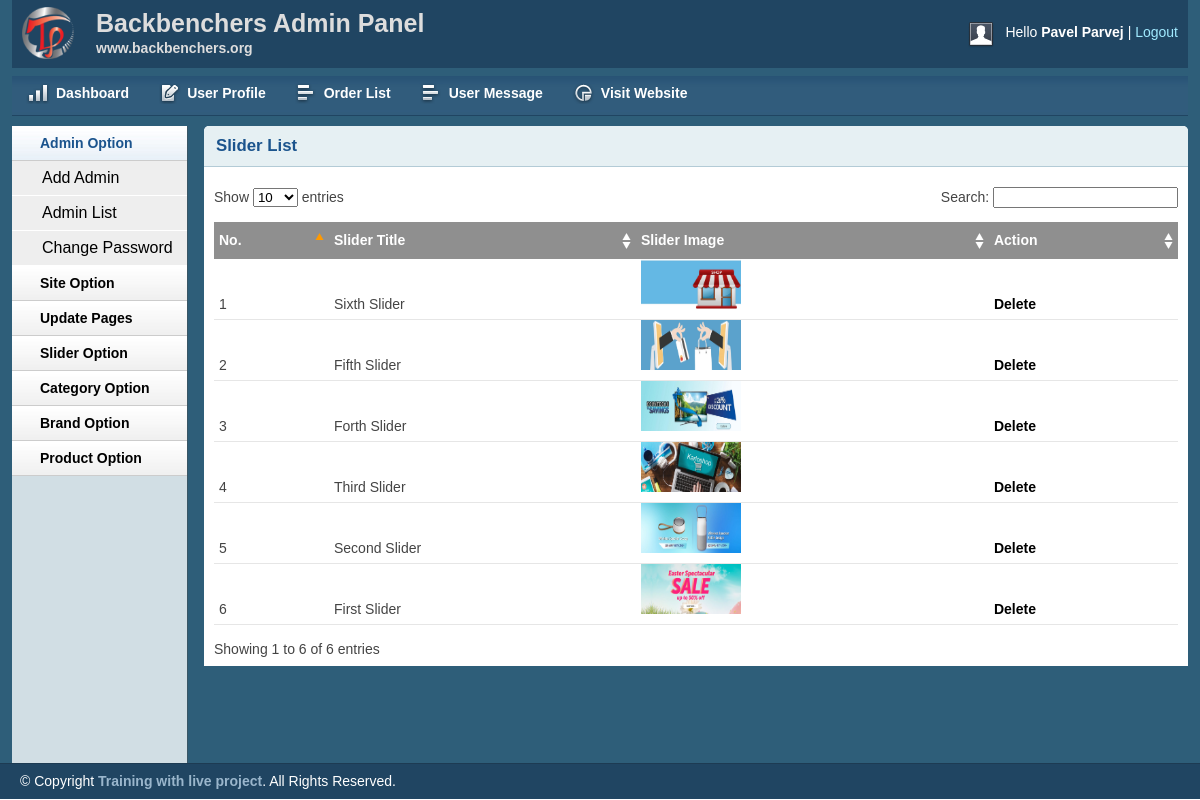
/admin/sliderlist.php (signed in), run on the app's committed database.
### tables this page shows
CREATE TABLE `tbl_slider` (
  `id` int(11) NOT NULL,
  `title` varchar(255) NOT NULL,
  `slider` varchar(255) NOT NULL
);

### lib/Session.php (called while the page is built, shortened)
<?php
    class Session{
        public static function get($key){
         if (isset($_SESSION[$key])) {
          return $_SESSION[$key];
         } else {
          return false;
         }
        }
    }
?>

### lib/Database.php (called while the page is built, shortened)
<?php
    class Database{
        public $host = DB_HOST;
        public $user = DB_USER;
        public $pass = DB_PASS;
        public $dbname = DB_NAME;
        public $link;
        public function connectDB(){
            $this->link = new mysqli($this->host, $this->user, $this->pass, $this->dbname);
        }
        public function select($query){
            $result = $this->link->query($query) or die($this->link->error.__LINE__);
            if($result->num_rows > 0){
                return $result;
            } else {
                return false;
            }
        }
    }

### classes/Slider.php (called while the page is built, shortened)
<?php
    $filedir = realpath(dirname(__FILE__));
    include_once ($filedir."/../lib/Database.php");
    class Slider {
        private $db;
        public function __construct() {
            $this->db = new Database();
        }
        public function getSlider(){
            $query = "SELECT * FROM tbl_slider ORDER BY id DESC";
            $resutl = $this->db->select($query);
            return $resutl;
        }
}

### admin/sliderlist.php (the view, shortened to what this page needs)
<?php include 'inc/header.php';?>
<?php include 'inc/sidebar.php';?>
<?php  include '../classes/Slider.php'; ?>
<?php
    $sld = new Slider();
?>
<div class="grid_10">
    <div class="box round first grid">
        <h2>Slider List</h2>
        <div class="block">
            <table class="data display datatable" id="example">
                <thead>
                    <tr>
                        <th>No.</th>
                        <th>Slider Title</th>
                        <th>Slider Image</th>
                        <th>Action</th>
                    </tr>
                </thead>
                <tbody>
                <?php
                    $sliderList = $sld->getSlider();
                    if($sliderList){
                        $i=0;
                        while ($result = $sliderList->fetch_assoc()){
                           $i++;
                ?>
                    <tr class="odd gradeX">
                        <td><?php echo $i; ?></td>
                        <td><?php echo $result['title']; ?></td>
                        <td><img src="<?php echo $result['slider']; ?>" height="50px" width="100px"/></td>
                        <td>
                            <a onclick="return confirm('Are you sure to Delete!');" href="?sliderdel=<?php echo $result['id']; ?>" >Delete</a>
                        </td>
                    </tr>
                <?php
                        }
                    }
                ?>
                </tbody>
            </table>
       </div>
    </div>
</div>
<?php include 'inc/footer.php';?>

### admin/inc/header.php (shortened to what this page needs)
<?php
    include '../lib/Session.php';
?>
<!DOCTYPE html>
<html>
<head>
    <link rel="stylesheet" type="text/css" href="css/reset.css" media="screen" />
    <link rel="stylesheet" type="text/css" href="css/text.css" media="screen" />
    <link rel="stylesheet" type="text/css" href="css/grid.css" media="screen" />
    <link rel="stylesheet" type="text/css" href="css/layout.css" media="screen" />
    <link rel="stylesheet" type="text/css" href="css/nav.css" media="screen" />
    <link href="css/table/demo_page.css" rel="stylesheet" type="text/css" />
</head>
<body>
    <div class="container_12">
        <div class="grid_12 header-repeat">
            <div id="branding">
                <div class="floatleft logo">
                    <img src="img/livelogo.png" alt="Logo" />
				</div>
				<div class="floatleft middle">
					<h1>Backbenchers Admin Panel</h1>
					<p>www.backbenchers.org</p>
				</div>
                <div class="floatright">
                    <div class="floatleft">
                        <img src="img/img-profile.jpg" alt="Profile Pic" /></div>
                    <div class="floatleft marginleft10">
                        <ul class="inline-ul floatleft">
                            <li>Hello <b><?php echo Session::get('adminName'); ?></b> </li>
                            <li><a href="?action=logout">Logout</a></li>
                        </ul>
                    </div>
                </div>
            </div>
        </div>
        <div class="grid_12">
            <ul class="nav main">
                <li class="ic-dashboard"><a href="dashbord.php"><span>Dashboard</span></a> </li>
                <li class="ic-form-style"><a href="profile.php"><span>User Profile</span></a></li>
                <li class="ic-grid-tables"><a href="inbox.php"><span>Order List</span></a></li>
                <li class="ic-grid-tables"><a href="message.php"><span>User Message</span></a></li>
                <li class="ic-charts"><a target="_blank" href="../"><span>Visit Website</span></a></li>
            </ul>
        </div>

### admin/inc/sidebar.php (shortened to what this page needs)
<div class="grid_2">
    <div class="box sidemenu">
        <div class="block" id="section-menu">
            <ul class="section menu">
               <li><a class="menuitem">Admin Option</a>
                    <ul class="submenu">
                        <li><a href="">Add Admin</a></li>
                        <li><a href="">Admin List</a></li>
                        <li><a href="changepassword.php">Change Password</a></li>
                    </ul>
                </li>
                <li><a class="menuitem">Site Option</a>
                </li>
                <li><a class="menuitem">Update Pages</a>
                </li>
		<li><a class="menuitem">Slider Option</a>
                </li>
                <li><a class="menuitem">Category Option</a>
                </li>
                <li><a class="menuitem">Brand Option</a>
                </li>
                <li><a class="menuitem">Product Option</a>
                </li>
            </ul>
        </div>
    </div>
</div>

### admin/inc/footer.php (shortened to what this page needs)
    </div>
    <div id="site_info">
        <p>
         &copy; Copyright <a href="http://trainingwithliveproject.com">Training with live project</a>. All Rights Reserved.
        </p>
    </div>
</body>
</html>

### admin/css/text.css (style rules this page uses)
body { font: 13px/1.5 Tahoma, Helvetica, Arial, 'Liberation Sans', FreeSans, sans-serif; }
h1 { font-size: 25px; }
h2 { font-size: 23px; }
ul { list-style: square; }
li { margin-left: 30px; }
p, dl, hr, h1, h2, h3, h4, h5, h6, ol, ul, pre, table, address, fieldset { margin-bottom: 20px; }

### admin/css/grid.css (style rules this page uses)
.container_12, .container_16 { min-height: 620px; width: 100%; }
.grid_1, .grid_2, .grid_3, .grid_4, .grid_5, .grid_6, .grid_7, .grid_8, .grid_9, .grid_10, .grid_11, .grid_12, .grid_13, .grid_14, .grid_15, .grid_16 { display: inline; float: left; margin-left: 1%; margin-right: 1%; }
.container_12 .grid_12, .container_16 .grid_16 { width: 98%; }
.container_12 .grid_2 { width: 14.666%; }
.container_12 .grid_10 { width: 81.333%; }

### admin/css/layout.css (style rules this page uses)
body { background: #fff none repeat scroll 0 0; color: #444; font-size: 14px; padding: 0; }
.floatleft { float:left; }
.logo img { margin-top: -15px; width: 52px; }
.middle { margin-left: 22px; margin-top: -14px; }
.middle h1 { color:#ddd;margin:0 }
.middle p { color: #ddd; margin: 0; font-weight: bold; }
.floatright { float:right; }
.inline-ul li { display:inline; color:#fff; }
.marginleft10 { margin-left:10px; }
a { color: #000; font-weight:bold; text-decoration: none; }
.container_12, .container_16 { background:#2E5E79; }
h1, h2, h3, h4, h5, h6 { line-height:1.2em; margin-bottom:.3em; }
h2 { margin-top:1em; }
#branding { font-weight: normal; margin-bottom: 0; padding: 22px 10px 3px; text-align: left; }
.header-repeat { background:url(../img/header-repeat.jpg) repeat-x; }
#branding a { color:#A1EAFF; font-weight:normal; }
#branding a:before { content:" | "; color:#fff; }
#branding ul, #branding ul li { margin:0px; padding:0px; }
#branding li { padding:0px 0px 0px 0px !important; }
.box { background:#fff; margin-bottom:20px; padding:10px 10px 10px 10px; margin-left:-8px; }
.box.grid { padding-bottom:40px; }
.box.round { -moz-border-radius: 5px 5px 0px 0px; -webkit-border-radius: 5px 5px 0px 0px; border-radius: 5px 5px 0px 0px; }
.box h2 { font-size:1.2em; font-weight:bold; color:#1B548D; background:#E6F0F3; margin:-10px -10px 0 -10px; padding:10px 12px; border-bottom:1px solid #B3CBD6; -moz-border-radius: 5px 5px 0px 0px; -webkit-border-radius: 5px 5px 0px 0px; border-radius: 5px 5px 0px 0px; }
.box.first { min-height: 406px; }
.block { padding-top:20px; }
.box.sidemenu { background-color:#D1DEE4; border-right:1px solid #3A5665; padding:0px; margin:0px; cursor:pointer; }
.box.sidemenu .block { padding-top:0px; margin-top:0px; }
p { margin-bottom:1em; }
ul, ol { padding-top:0; }
ul.menu { list-style:none; border-top:1px solid #bbb; }
ul.menu li { margin:0; }
ul.menu li a { display:block; padding:4px 10px; border-bottom:1px solid #ccc; }
ul.menu ul { list-style:none; margin:0; }
ul.menu ul li a { padding-left:30px; }
ul.section { border-top:0; margin-bottom:0; }
ul.section li a { background:url(../img/sidemenu-repeat.jpg) repeat-x; line-height:26px; padding-left:28px; }
ul.section li li a { background:#ddd; border-bottom:1px solid #eee; }
ul.section ul li { text-transform:none; }
ul.section ul.current li a { background: #eee none repeat scroll 0 0; border-bottom: 1px solid #fff; font-size: 16px; font-weight: normal; }
ul.section li a.current { color:#1B548D; background:url(../img/sidemenu-repeat-hover.jpg) repeat-x; }
#site_info { color:#fff; background:#204562; border-top:1px solid #1d3b53; padding-left:20px; }
#site_info p { line-height:35px; margin-bottom:0px; }
#site_info a { color:#9ab6cc; }
.block { padding-bottom:1px; }
table.display { margin: 0 auto; clear: both; width: 100%; }
.sorting_asc { background: #8f8f8f url(../img/table/sort_asc.png) no-repeat center right; padding:8px 5px; text-align:left; color:#fff; }
.sorting { background:#8f8f8f url(../img/table/sort_both.png) no-repeat center right; padding:8px 5px; text-align:left; color:#fff; }
tr.odd { height: 30px; line-height: 30px; border-bottom:1px solid #e6e6e6; }
tr.even { height: 30px; line-height: 30px; border-bottom:1px solid #e6e6e6; }
tr.odd td, tr.even td { padding-left:5px; }

### data on the page
tbl_slider: title "Sixth Slider", slider (picture)
tbl_slider: title "Fifth Slider", slider (picture)
tbl_slider: title "Forth Slider", slider (picture)
tbl_slider: title "Third Slider", slider (picture)
tbl_slider: title "Second Slider", slider (picture)
tbl_slider: title "First Slider", slider (picture)

### other printed values
Session::get('adminName') "Pavel Parvej"
